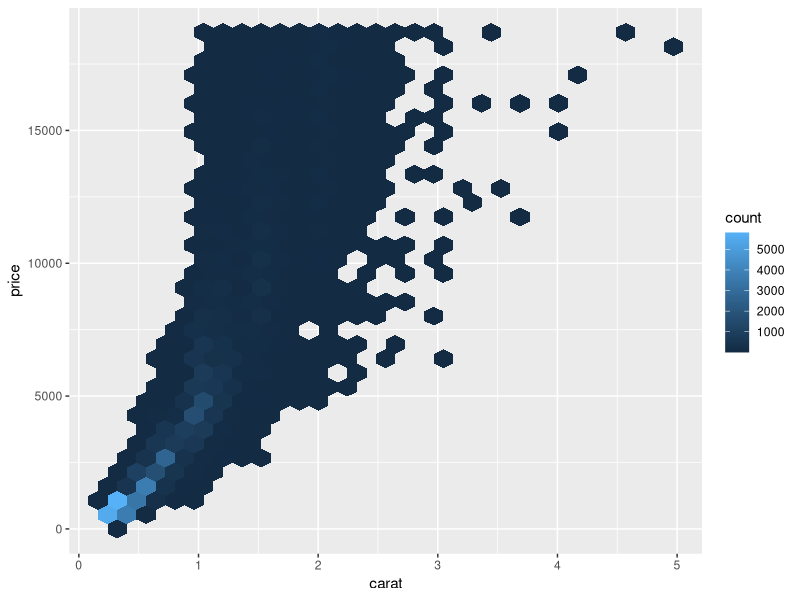
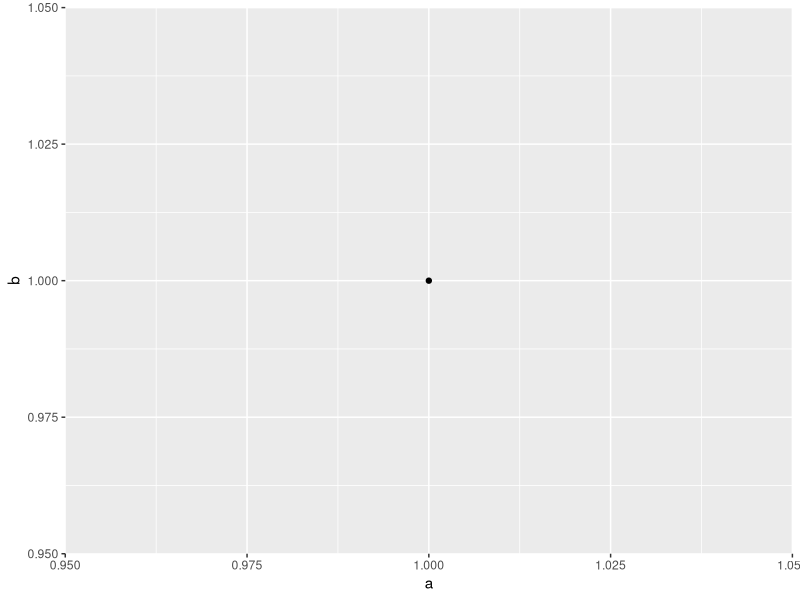
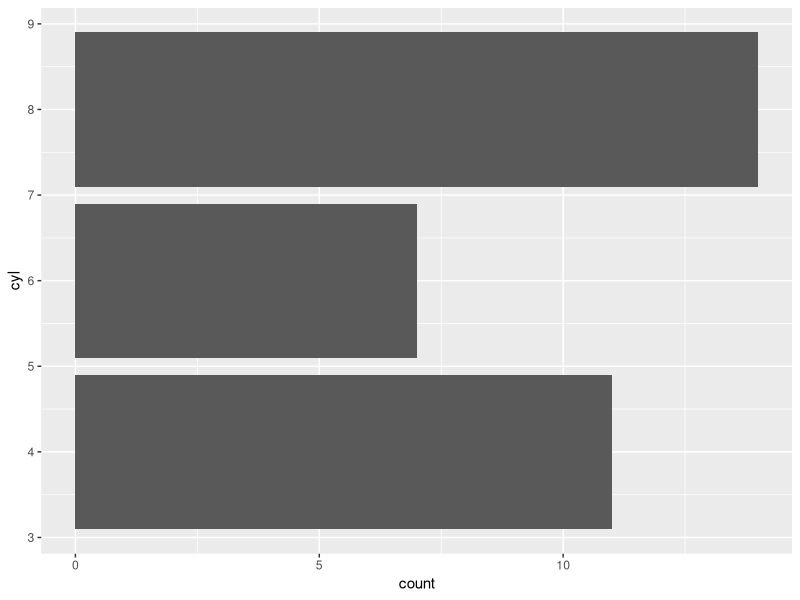
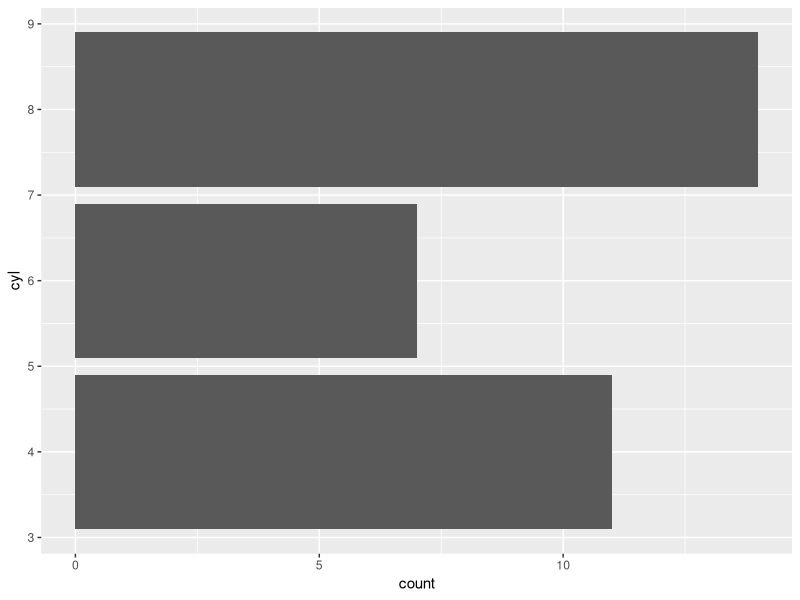

The R source for these figures, in order: (Note: this script raises an error after producing the figures.)
## ---- chunk 1
library(tidyverse)
## ---- chunk 2
mtcars_summary <- function() {
  ggplot2::ggplot(mtcars) + 
    ggplot2::geom_bar(ggplot2::aes(cyl)) + 
    ggplot2::coord_flip()
}
## ---- chunk 3
#' @importFrom ggplot2 ggplot aes geom_bar coord_flip
mpg_drv_summary <- function() {
  ggplot(mtcars) + 
    geom_bar(aes(cyl)) + 
    coord_flip()
}
## ---- chunk 4
#' @import ggplot2
mpg_drv_summary <- function() {
  ggplot(mtcars) + 
    geom_bar(aes(cyl)) + 
    coord_flip()
}
## ---- chunk 5
diamonds %>% 
  ggplot(aes(carat, price)) + 
  geom_hex()
diamonds %>% 
  group_by(color, clarity) %>% 
  summarise(price = mean(price))
## ---- chunk 6
a <- 1
df <- data.frame(b = 1)

mutate(df, c = a + b)
ggplot(df, aes(a, b)) + geom_point()
## ---- chunk 7
globalVariables("cyl")
## ---- chunk 8
#' @importFrom rlang .data
#' @importFrom ggplot2 ggplot aes geom_bar coord_flip
mpg_drv_summary <- function() {
  ggplot(mtcars) + 
    geom_bar(aes(.data$cyl)) + 
    coord_flip()
}
## ---- chunk 9
piechart <- function(data, mapping) {
  ggplot(data, mapping) +
    geom_bar(width = 1) + 
    coord_polar(theta = "y") + 
    xlab(NULL) + 
    ylab(NULL)
}
## ---- chunk 10
count <- function(df, ...) {
  df %>%
    group_by(...) %>% 
    summarise(n = n()) %>% 
    ungroup()
}
## ---- chunk 11
col_summary <- function(df, col) {
  ggplot(df) + 
    geom_bar(aes(x = .data[[col]])) + 
    coord_flip() + 
    xlab(col)
}
col_summary(mtcars, "cyl")
## ---- chunk 12
col_summary <- function(df, col) {
  ggplot(df) + 
    geom_bar(aes(x = {{ col }})) + 
    coord_flip()
}
col_summary(mtcars, cyl)
## ---- chunk 13
name <- "Hadley"
glue::glue("Hello {name}!")
## ---- chunk 14
col_summary <- function(df, col) {
  ggplot(df) + 
    geom_bar(aes(x = col)) + 
    coord_flip()
}
col_summary(mtcars, cyl)
col_summary(mtcars, "cyl")
## ---- chunk 15
diamonds %>% 
  group_by(color) %>% 
  summarise(price = mean(price))
diamonds %>% 
  group_by(clarity) %>% 
  summarise(price = mean(price))
diamonds %>% 
  group_by(cut) %>% 
  summarise(price = mean(price))
## ---- chunk 16
mean_price <- function(df, by) {
  diamonds %>% 
    group_by(by) %>% 
    summarise(price = mean(price))
}
diamonds %>% mean_price(by = cut)
## ---- chunk 17
mean_price <- function(df, by) {
  diamonds %>% 
    group_by({{ by }}) %>% 
    summarise(price = mean(price))
}
diamonds %>% mean_price(by = cut)
diamonds %>% mean_price(by = color)
## ---- chunk 18
df1 %>% group_by(x1) %>% summarise(mean = mean(y1))
df2 %>% group_by(x2) %>% summarise(mean = mean(y2))
df3 %>% group_by(x3) %>% summarise(mean = mean(y3))
df4 %>% group_by(x4) %>% summarise(mean = mean(y4))
